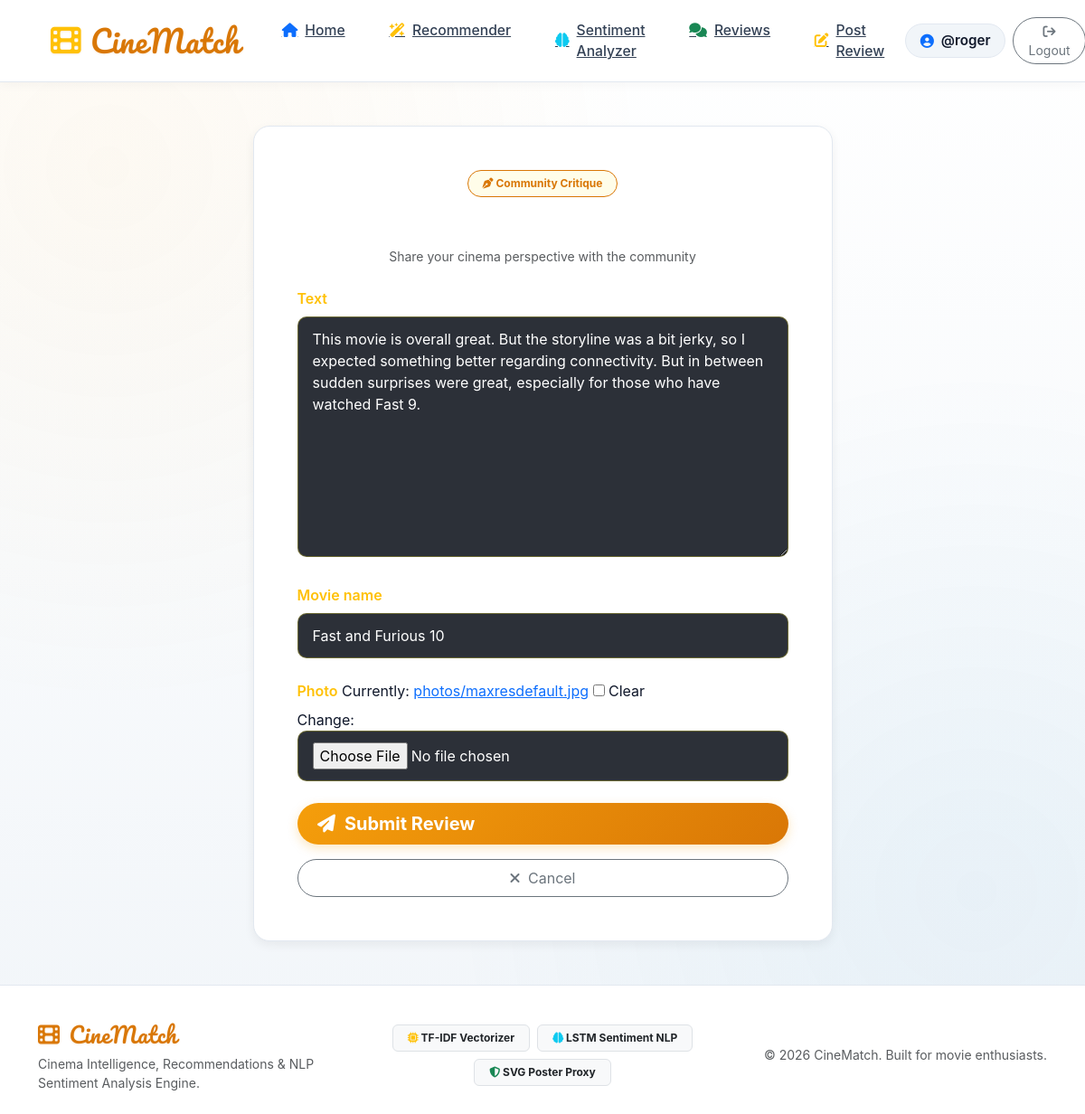
Screenshot of /review/4/edit/ (signed in) with the database file from the repository.
### review/models.py (models this page shows, shortened)
class Review(models.Model):
    user = models.ForeignKey(User, on_delete=models.CASCADE)
    text = models.TextField(max_length=400)
    movie_name = models.CharField(max_length=100,default='Empty')
    photo = models.ImageField(upload_to='photos/',blank=True,null=True)
    created_at = models.DateField(auto_now_add=True)
    updated_at = models.DateTimeField(auto_now=True)

### review/views.py (the view)
# urls.py: path('<int:review_id>/edit/', views.review_edit, name='review_edit'),
@login_required
def review_edit(request, review_id):
    review = get_object_or_404(Review, pk=review_id, user=request.user)
    if request.method == 'POST':
        form = ReviewForm(request.POST, request.FILES, instance=review)
        if form.is_valid():
            review = form.save(commit=False)
            review.user = request.user
            review.save()
            return redirect('review_list')
    else:
        form = ReviewForm(instance=review)
    return render(request, 'review_form.html', {'form': form, 'is_edit': True})

### review/forms.py
class ReviewForm(forms.ModelForm):
    class Meta:
        model = Review
        fields = ['text', 'movie_name','photo']

### review/templates/review_form.html (shortened to what this page needs)
{% extends "layout.html" %}
{% load static %}
{% block content %}
<div class="container py-5">
    <div class="row justify-content-center">
        <div class="col-lg-7 col-md-9">
            <div class="glass-form-card p-4 p-md-5">
                <div class="text-center mb-4">
                    <span class="badge px-3 py-2 rounded-pill mb-2" style="background: rgba(255, 237, 40, 0.1); border: 1px solid var(--primary-glow); color: var(--primary-glow);">
                        <i class="fas fa-pen-nib"></i> Community Critique
                    </span>
                    <h2 class="fw-bold text-white">
                    </h2>
                    <p class="text-muted small">Share your cinema perspective with the community</p>
                </div>
                <form method="post" enctype="multipart/form-data">
                    {% for field in form %}
                    <div class="mb-4">
                        <label class="form-label text-warning fw-semibold mb-2">{{ field.label }}</label>
                        {{ field }}
                    </div>
                    {% endfor %}
                    <div class="d-grid gap-2 mt-4">
                        <button type="submit" class="btn-neon-primary py-2 fs-5">
                            <i class="fas fa-paper-plane me-1"></i> Submit Review
                        </button>
                        <a href="{% url 'review_list' %}" class="btn btn-outline-secondary rounded-pill py-2 mt-2">
                            <i class="fas fa-xmark me-1"></i> Cancel
                        </a>
                    </div>
                </form>
            </div>
        </div>
    </div>
</div>
{% endblock %}

### templates/layout.html (shortened to what this page needs)
{% load static %}
<!DOCTYPE html>
<html lang="en">
<head>
    <link href="https://cdn.jsdelivr.net/npm/bootstrap@5.3.3/dist/css/bootstrap.min.css" rel="stylesheet">
    <link rel="stylesheet" href="https://cdnjs.cloudflare.com/ajax/libs/font-awesome/6.5.1/css/all.min.css">
    <link rel="stylesheet" href="{% static 'css/style.css' %}">
</head>
<body>
    <nav class="navbar navbar-expand-lg navbar-cinematch">
        <div class="container px-lg-4">
            <a class="brand-logo" href="{% url 'home' %}">
                <i class="fas fa-film text-warning"></i> CineMatch
            </a>
            <div class="collapse navbar-collapse" id="navbarContent">
                <ul class="navbar-nav me-auto mb-2 mb-lg-0 ms-lg-4 gap-1">
                    <li class="nav-item">
                        <a class="nav-link-custom {% if request.resolver_match.url_name == 'home' %}active{% endif %}" href="{% url 'home' %}">
                            <i class="fas fa-house text-primary"></i> Home
                        </a>
                    </li>
                    <li class="nav-item">
                        <a class="nav-link-custom {% if request.resolver_match.url_name == 'recommender' %}active{% endif %}" href="{% url 'recommender' %}">
                            <i class="fas fa-wand-magic-sparkles text-warning"></i> Recommender
                        </a>
                    </li>
                    <li class="nav-item">
                        <a class="nav-link-custom {% if request.resolver_match.url_name == 'sentiment_tool' %}active{% endif %}" href="{% url 'sentiment_tool' %}">
                            <i class="fas fa-brain text-info"></i> Sentiment Analyzer
                        </a>
                    </li>
                    <li class="nav-item">
                        <a class="nav-link-custom {% if request.resolver_match.url_name == 'review_list' %}active{% endif %}" href="{% url 'review_list' %}">
                            <i class="fas fa-comments text-success"></i> Reviews
                        </a>
                    </li>
                    <li class="nav-item">
                        <a class="nav-link-custom {% if request.resolver_match.url_name == 'review_create' %}active{% endif %}" href="{% url 'review_create' %}">
                            <i class="fas fa-pen-to-square text-warning"></i> Post Review
                        </a>
                    </li>
                </ul>
                <div class="d-flex align-items-center gap-2">
                    {% if user.is_authenticated %}
                        <span class="user-pill">
                            <i class="fas fa-circle-user text-primary"></i> @{{ user.username }}
                        </span>
                        <form method="post" action="{% url 'logout' %}" class="d-inline m-0">
                            <button type="submit" class="btn btn-sm btn-outline-secondary rounded-pill px-3 py-1">
                                <i class="fas fa-arrow-right-from-bracket"></i> Logout
                            </button>
                        </form>
                    {% endif %}
                </div>
            </div>
        </div>
    </nav>
    <main class="flex-grow-1">
        {% block content %}
        {% endblock %}
    </main>
    <footer>
        <div class="container text-center">
            <div class="row align-items-center gy-3">
                <div class="col-md-4 text-md-start">
                    <span class="brand-logo fs-4 text-warning"><i class="fas fa-film"></i> CineMatch</span>
                    <p class="small text-muted mt-1 mb-0">Cinema Intelligence, Recommendations & NLP Sentiment Analysis Engine.</p>
                </div>
                <div class="col-md-4">
                    <div class="d-flex justify-content-center gap-2 flex-wrap">
                        <a href="{% url 'recommender' %}" class="badge bg-light border text-dark px-3 py-2 text-decoration-none"><i class="fas fa-microchip text-warning"></i> TF-IDF Vectorizer</a>
                        <a href="{% url 'sentiment_tool' %}" class="badge bg-light border text-dark px-3 py-2 text-decoration-none"><i class="fas fa-brain text-info"></i> LSTM Sentiment NLP</a>
                        <span class="badge bg-light border text-dark px-3 py-2"><i class="fas fa-shield-halved text-success"></i> SVG Poster Proxy</span>
                    </div>
                </div>
                <div class="col-md-4 text-md-end">
                    <p class="small text-muted mb-0">&copy; 2026 CineMatch. Built for movie enthusiasts.</p>
                </div>
            </div>
        </div>
    </footer>
</body>
</html>

### static/css/style.css (style rules this page uses)
:root { --primary-accent: #f59e0b; --primary-glow: #d97706; --cyan-accent: #0284c7; --green-accent: #059669; --bg-main: #f8fafc; --bg-card: #ffffff; --border-light: #e2e8f0; --text-dark: #0f172a; --text-body: #334155; --text-muted: #64748b; --shadow-sm: 0 1px 3px rgba(0, 0, 0, 0.05); --shadow-md: 0 4px 12px rgba(0, 0, 0, 0.06); --shadow-lg: 0 10px 25px rgba(0, 0, 0, 0.08); }
body { background-color: var(--bg-main); background-image: radial-gradient(circle at 10% 15%, rgba(245, 158, 11, 0.05) 0%, transparent 40%), radial-gradient(circle at 90% 80%, rgba(2, 132, 199, 0.05) 0%, transparent 40%), linear-gradient(180deg, #ffffff 0%, #f1f5f9 100%); color: var(--text-dark); font-family: 'Poppins', -apple-system, BlinkMacSystemFont, 'Segoe UI', Roboto, sans-serif; min-height: 100vh; display: flex; flex-direction: column; }
.navbar-cinematch { background: rgba(255, 255, 255, 0.94); backdrop-filter: blur(14px); -webkit-backdrop-filter: blur(14px); border-bottom: 1px solid var(--border-light); box-shadow: 0 2px 12px rgba(0, 0, 0, 0.04); padding: 0.85rem 2rem; position: sticky; top: 0; z-index: 1030; }
.brand-logo { font-family: 'Pacifico', cursive; font-size: 2.1rem; color: #d97706 !important; text-shadow: 0 1px 2px rgba(217, 119, 6, 0.15); letter-spacing: 0.5px; text-decoration: none; display: flex; align-items: center; gap: 10px; }
.nav-link-custom { color: var(--text-body) !important; font-weight: 500; font-size: 0.98rem; margin: 0 0.4rem; padding: 0.5rem 1rem !important; border-radius: 8px; transition: all 0.2s ease; display: flex; align-items: center; gap: 8px; }
.btn-neon-primary { background: linear-gradient(135deg, #f59e0b 0%, #d97706 100%); color: #ffffff !important; font-weight: 700; padding: 0.5rem 1.4rem; border-radius: 25px; border: none; transition: all 0.2s ease; box-shadow: 0 4px 12px rgba(245, 158, 11, 0.25); text-decoration: none; display: inline-flex; align-items: center; gap: 6px; }
.user-pill { background: #f1f5f9; border: 1px solid var(--border-light); color: var(--text-dark); padding: 0.4rem 1rem; border-radius: 20px; font-size: 0.95rem; font-weight: 600; display: inline-flex; align-items: center; gap: 8px; }
.glass-form-card { background: #ffffff; border: 1px solid var(--border-light); border-radius: 18px; padding: 2.25rem; box-shadow: var(--shadow-md); }
footer { margin-top: auto; border-top: 1px solid var(--border-light); background: #ffffff; padding: 2.25rem 0 1.5rem; color: var(--text-muted); }

### review/templates/review_form.html (style rules this page uses)
.glass-form-card input[type="text"], .glass-form-card input[type="email"], .glass-form-card input[type="password"], .glass-form-card input[type="file"], .glass-form-card textarea, .glass-form-card select { background: rgba(8, 12, 22, 0.85) !important; border: 1px solid rgba(255, 237, 40, 0.3) !important; color: #fff !important; border-radius: 10px !important; padding: 0.75rem 1rem !important; width: 100% !important; font-size: 1rem !important; transition: all 0.3s ease !important; }

### rows the page displays
Review: form "This movie is overall great. But the storyline was a bit jerky, so I expected something better regarding connectivity. But in between sudden surprises were great, especially for those who have watched Fast 9." "Fast and Furious 10"

### other values shown
{{ user.username }} "roger"
{{ field.label }} "Text" "Movie name" "Photo"
